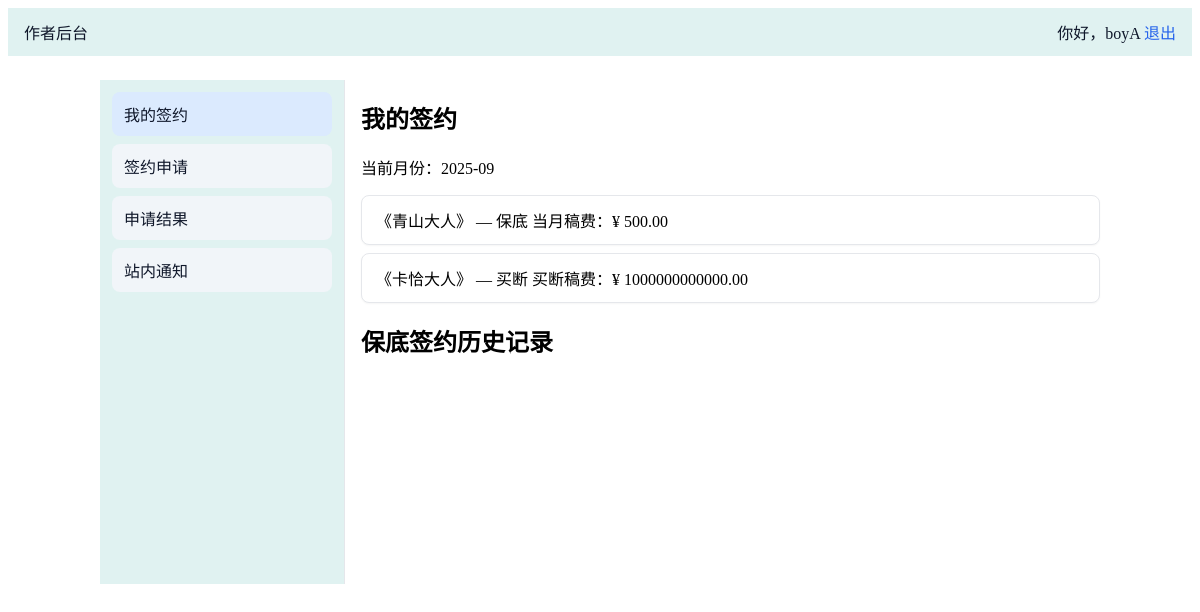
The app's page /author/contracts (signed in), older data.
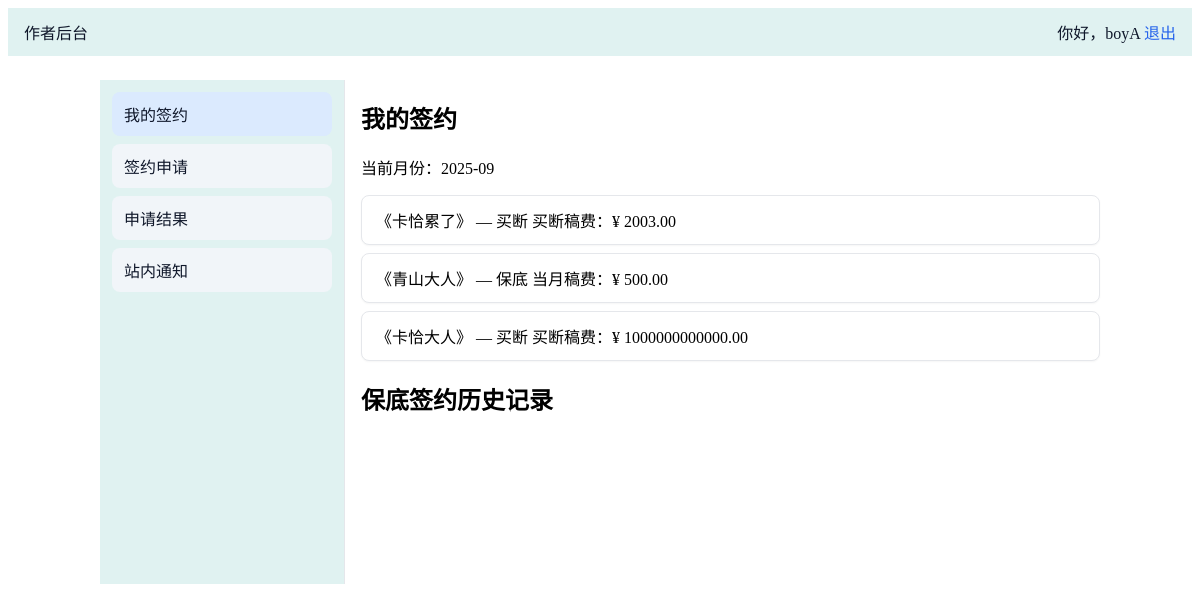
The same page, newer data.
### tables this page shows
CREATE TABLE books (
				id INTEGER PRIMARY KEY AUTOINCREMENT,
				title TEXT NOT NULL,
				author_id INTEGER NOT NULL, pen_name TEXT, contract_type TEXT, buyout_amount REAL, created_at TEXT,
				FOREIGN KEY(author_id) REFERENCES users(id)
			);

CREATE TABLE "royalties" (
			id INTEGER PRIMARY KEY AUTOINCREMENT,
			author_id INTEGER NOT NULL,
			month TEXT NOT NULL,
			amount REAL NOT NULL DEFAULT 0,
			book_id INTEGER,
			FOREIGN KEY(author_id) REFERENCES users(id),
			FOREIGN KEY(book_id) REFERENCES books(id)
		);

### app.py (the view)
@app.route("/author/contracts")
@login_required(role="author")
def author_contracts():
	user_id = session.get("user_id")
	month_key = datetime.now().strftime("%Y-%m")
	with get_db() as conn:
		books = conn.execute(
			"SELECT id, title, contract_type, buyout_amount FROM books WHERE author_id=? ORDER BY id DESC",
			(user_id,),
		).fetchall()
		royalties_curr = conn.execute(
			"SELECT book_id, amount FROM royalties WHERE author_id=? AND month=? AND book_id IS NOT NULL",
			(user_id, month_key),
		).fetchall()
		curr_map = {r[0]: r[1] for r in royalties_curr}
		history_rows = conn.execute(
			"SELECT book_id, month, amount FROM royalties WHERE author_id=? AND book_id IS NOT NULL AND month<>? ORDER BY month DESC",
			(user_id, month_key),
		).fetchall()
		history = {}
		for r in history_rows:
			book_id, m, amt = r
			history.setdefault(book_id, []).append((m, amt))
	return render_template(
		"author_contracts.html",
		books=books,
		month=month_key,
		bookIdToRoyalty=curr_map,
		history=history,
	)

### app.py (called while the page is built, shortened)
@app.before_request
def ensure_db_once():
	global _initialized

def login_required(role=None):
	def decorator(view_func):
		@wraps(view_func)
		def wrapped(*args, **kwargs):
			user_id = session.get("user_id")
			user_role = session.get("role")
			if not user_id:
				return redirect(url_for("login"))
			if role and user_role != role:
				flash("无权限访问该页面", "error")
				return redirect(url_for("index"))
			return view_func(*args, **kwargs)
		return wrapped
	return decorator

### templates/author_contracts.html (shortened to what this page needs)
{% extends 'base.html' %}
{% block content %}
<div class="layout">
	<aside class="sidenav teal">
		<a href="{{ url_for('author_contracts') }}" class="active">我的签约</a>
		<a href="{{ url_for('author_apply') }}">签约申请</a>
		<a href="{{ url_for('author_results') }}">申请结果</a>
		<a href="{{ url_for('author_notifications') }}">站内通知</a>
	</aside>
	<section class="main">
		<h1>我的签约</h1>
		<p>当前月份：{{ month }}</p>
		<ul>
			{% for b in books %}
				<li class="card">
					《{{ b[1] }}》 — {{ b[2] }}
					{% if b[2] == '买断' %}
						<span>买断稿费：{{ b[3] and ('¥ ' ~ ('%.2f'|format(b[3]))) or '未设置' }}</span>
					{% else %}
						<span>当月稿费：¥ {{ '%.2f'|format(bookIdToRoyalty.get(b[0], 0)) }}</span>
					{% endif %}
				</li>
			{% else %}
				<li>暂无签约书籍</li>
			{% endfor %}
		</ul>
		<h2>保底签约历史记录</h2>
	</section>
</div>
{% endblock %}

Row changes from the older to the newer data that the page shows:
added books: title "卡恰累了", contract_type "买断", buyout_amount "¥ 2003.00"
